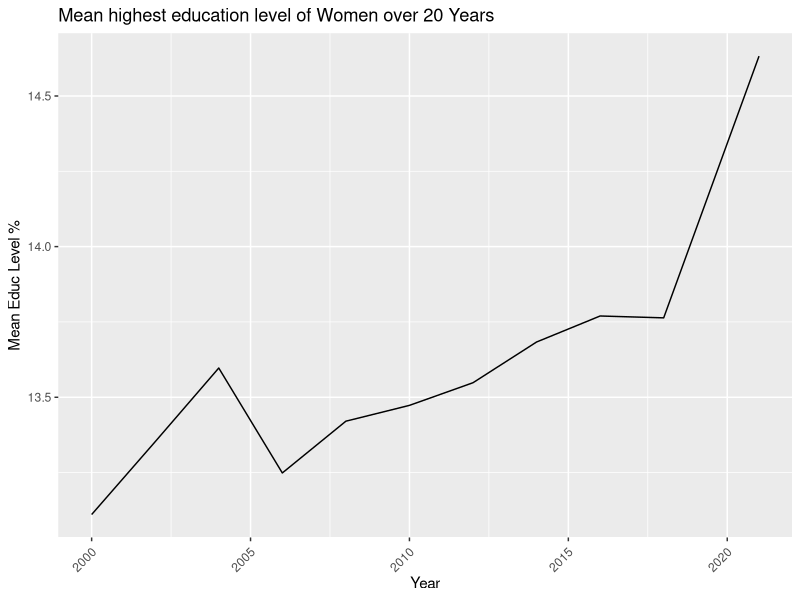
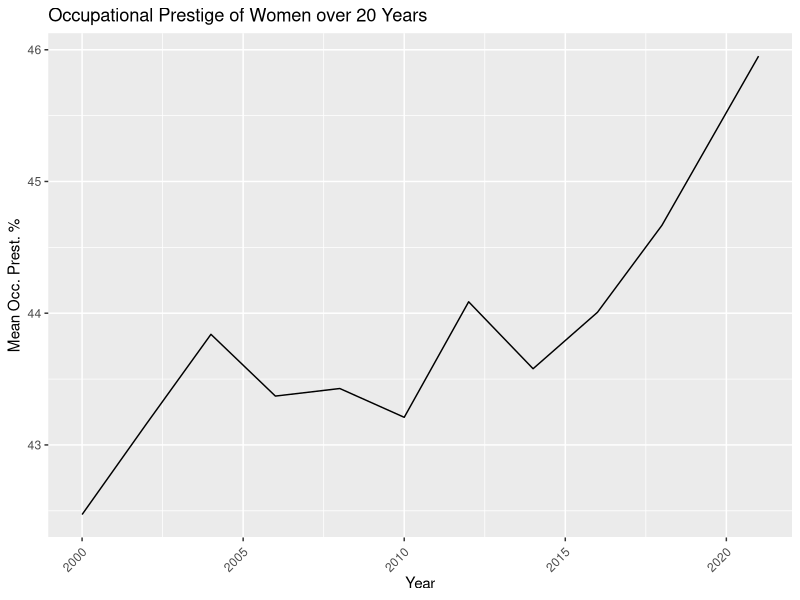
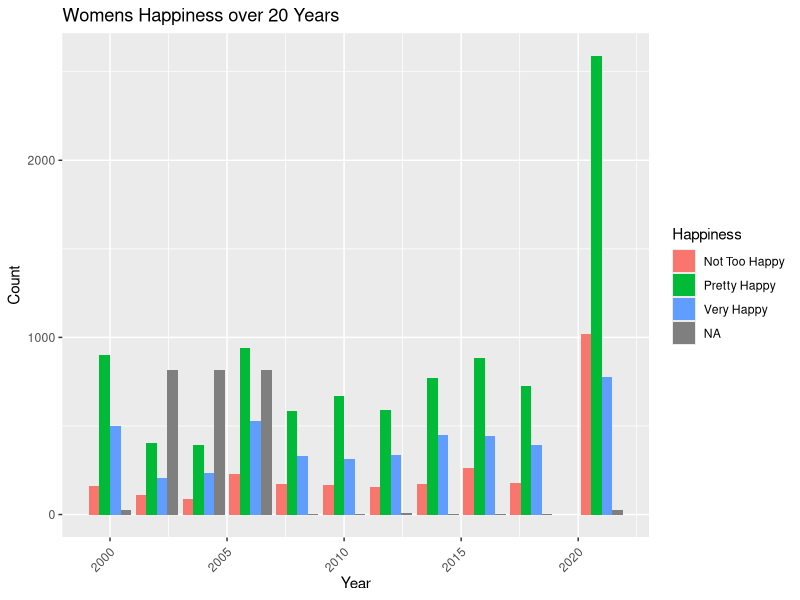
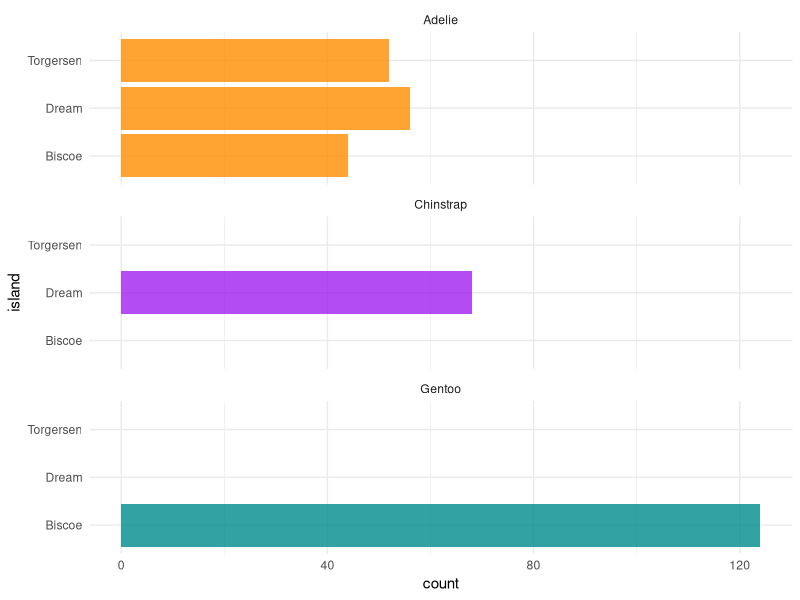
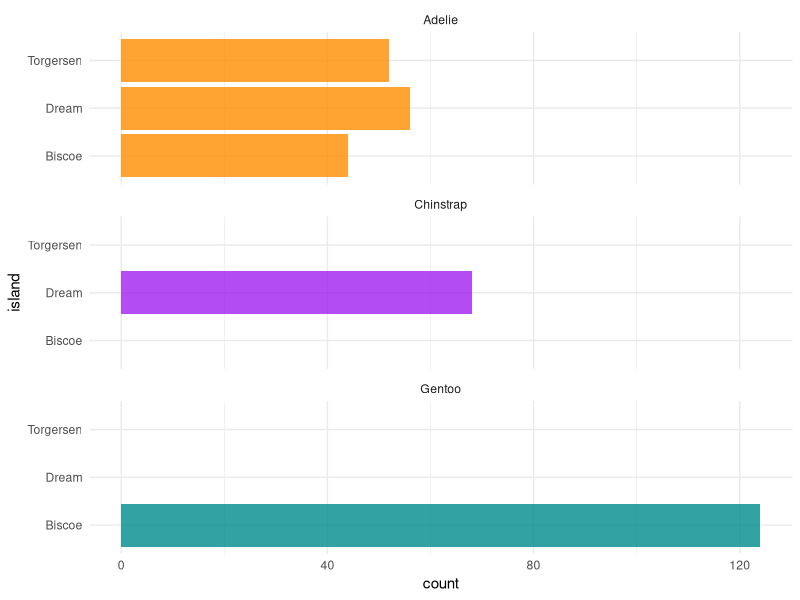

Here is the R script that generated these plots, in order:
## ---- chunk 1
#| include: false
#| warning: false
#| message: false

#### Initialize quarto workspace by reading csv's ####
library(tidyverse)
library(here)

gss2000_cleaned <- read.csv(here::here("outputs/data/gss2000_cleaned.csv"))
gss2002_cleaned <- read.csv(here::here("outputs/data/gss2002_cleaned.csv"))
gss2004_cleaned <- read.csv(here::here("outputs/data/gss2004_cleaned.csv"))
gss2006_cleaned <- read.csv(here::here("outputs/data/gss2006_cleaned.csv"))
gss2008_cleaned <- read.csv(here::here("outputs/data/gss2008_cleaned.csv"))
gss2010_cleaned <- read.csv(here::here("outputs/data/gss2010_cleaned.csv"))
gss2012_cleaned <- read.csv(here::here("outputs/data/gss2012_cleaned.csv"))
gss2014_cleaned <- read.csv(here::here("outputs/data/gss2014_cleaned.csv"))
gss2016_cleaned <- read.csv(here::here("outputs/data/gss2016_cleaned.csv"))
gss2018_cleaned <- read.csv(here::here("outputs/data/gss2018_cleaned.csv"))
gss2021_cleaned <- read.csv(here::here("outputs/data/gss2021_cleaned.csv"))

merged_gss <- read.csv(here::here("outputs/data/merged_gss.csv"))

## ---- chunk 2
library(tidyverse) 

## mean education level over 20 yrs ##

merged_gss |> group_by(Year) |> summarize(mean= mean(Highest_Educ_Level, na.rm = TRUE)) |>
  ggplot(aes(x = Year, y = mean)) +
  geom_line(group = 1) +
  theme(axis.text.x = element_text(angle = 45, vjust = 0.9, hjust=1)) +
  labs(
    title = "Mean highest education level of Women over 20 Years",
    x = "Year",
    y = "Mean Educ Level %"
  ) 

## ---- chunk 3
library(tidyverse) 

## mean occ. prestige pct over 20 years ##

merged_gss |> group_by(Year) |> summarize(mean = mean(Occupational_Prestige_Pct, na.rm = TRUE)) |>
  ggplot(aes(x = Year, y = mean)) +
  geom_line(group = 1) +
  theme(axis.text.x = element_text(angle = 45, vjust = 0.9, hjust=1)) +
  labs(
    title = "Occupational Prestige of Women over 20 Years",
    x = "Year",
    y = "Mean Occ. Prest. %"
  ) 

merged_gss |> group_by(Year) |> count(Happiness) |>
  ggplot(aes(x = Year, y = n, fill = Happiness)) +
  geom_col(position = "dodge") +
  theme(axis.text.x = element_text(angle = 45, vjust = 0.9, hjust=1)) +
  labs(
    title = "Womens Happiness over 20 Years",
    x = "Year",
    y = "Count"
  )
## ---- chunk 4
#| label: fig-bills
#| fig-cap: Bills of penguins
#| echo: false

ggplot(penguins, aes(x = island, fill = species)) +
  geom_bar(alpha = 0.8) +
  scale_fill_manual(values = c("darkorange","purple","cyan4"),
                    guide = "none") +
  theme_minimal() +
  facet_wrap(~species, ncol = 1) +
  coord_flip()
## ---- chunk 5
#| label: fig-billssssss
#| fig-cap: More bills of penguins
#| echo: false
#| fig-width: 8
#| fig-height: 4

ggplot(penguins, aes(x = island, fill = species)) +
  geom_bar(alpha = 0.8) +
  scale_fill_manual(values = c("darkorange","purple","cyan4"),
                    guide = "none") +
  theme_minimal() +
  facet_wrap(~species, ncol = 1) +
  coord_flip()
